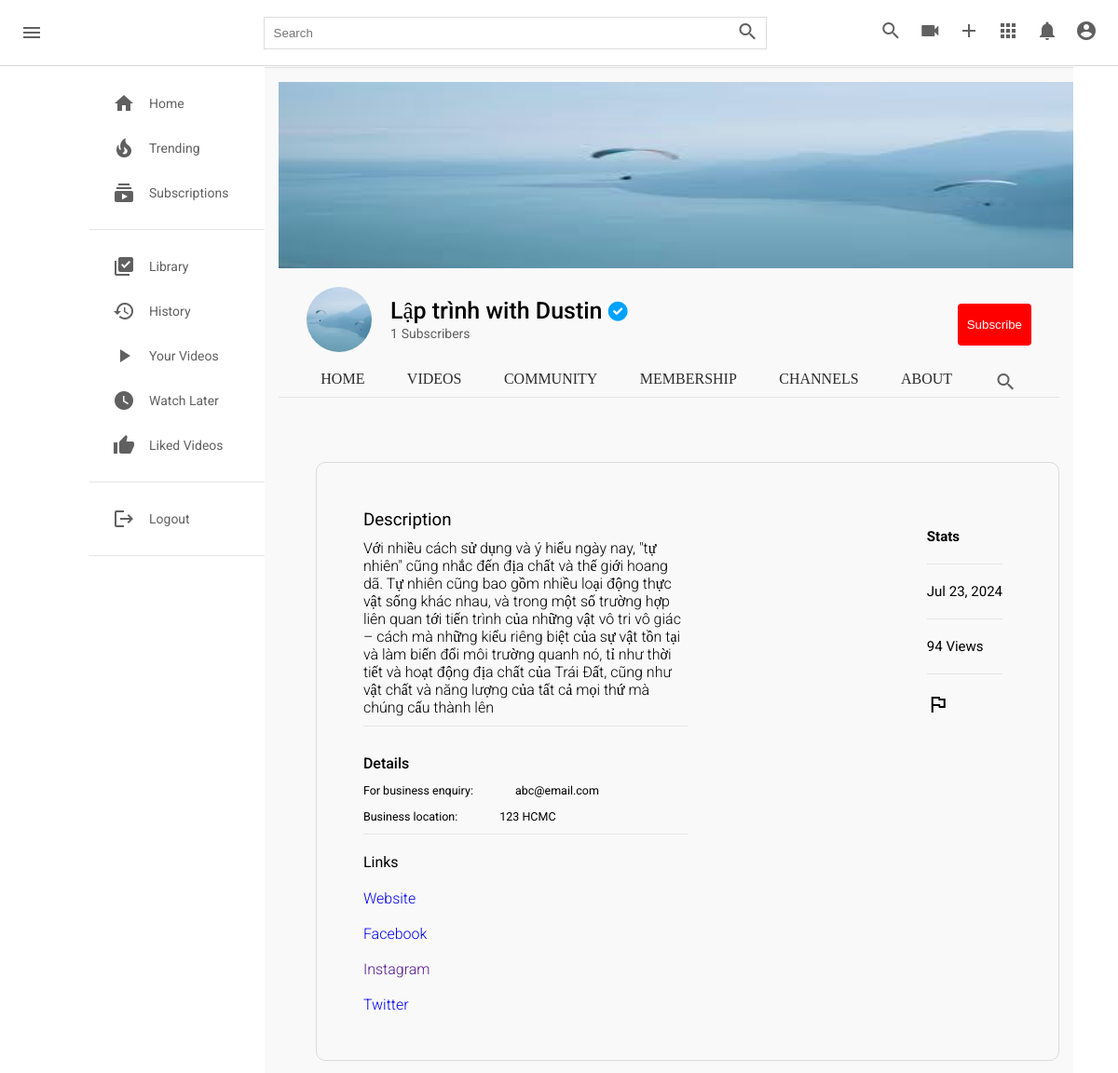
The page /c/2/about/ (signed in) on the database its author committed.
### channel/models.py (models this page shows, shortened)
class Channel(models.Model):
  channel_art = models.ImageField(upload_to=user_directory_path, null=True, blank=True)
  image = models.ImageField(upload_to=user_directory_path, null=True, blank=True)
  full_name = models.CharField(max_length=200)
  channel_name = models.CharField(max_length=200)
  description = models.TextField(null=True, blank=True)
  keywords = TaggableManager()
  joined = models.DateTimeField(auto_now_add=True)
  status = models.CharField(choices=STATUS, max_length=100, default="active")
  user = models.OneToOneField(User, on_delete=models.SET_NULL, null=True, related_name="channel")
  subscribers = models.ManyToManyField(User, related_name="user_subs")
  verified = models.BooleanField(default=False)
  total_views = models.IntegerField(default=0)
  business_email = models.EmailField(null=True, blank=True)
  make_business_email_public = models.BooleanField(default=False)
  business_location = models.CharField(null=True, blank=True, max_length=500)
  make_business_location_public = models.BooleanField(default=False)
  website = models.URLField(default="https://my-website.com/")
  instagram = models.URLField(default="https://instagram.com/")
  facebook = models.URLField(default="https://facebook.com/")
  twitter = models.URLField(default="https://twitter.com/")

### channel/views.py (the view)
# urls.py: path("<channel_id>/about/", views.channel_about, name="channel-about"),
def channel_about(request, channel_id):
  channel = get_object_or_404(Channel, id=channel_id)
  context = {
    "channel":channel,
  }
  return render(request, "channel/channel-about.html", context)

### templates/channel/channel-about.html (shortened to what this page needs)
{% extends 'base.html' %}
{% load static %}
{% block content %}
<div class="mainBody">
    {% include 'partials/sidebar.html' %}
    <div class="videos">
        {% include 'channel/partials/channel-header.html' %}
        <div class="content-border">
            <div class="about-div">
                <div class="about-left">
                    <h3>Description</h3>
                    <h4>{{ channel.description }}</h4>                            <hr>
                    <div class="about-details">
                        <div>
                            <h4>Details</h4>
                        </div>
                        {% if channel.make_business_email_public == True %}
                        <div class="about-biz">
                            <h3><small>For business enquiry:</small></h3>
                            <h3 class="left-h4"><small>{{ channel.business_email }}</small></h3>
                        </div>
                        {% endif %}
                        {% if channel.make_business_location_public == True %}
                        <div class="about-biz">
                            <h3><small>Business location:</small></h3>
                            <h3 class="left-h4"><small>{{ channel.business_location }}</small></h3>
                        </div>
                        {% endif %}
                    </div>
                    <hr>
                    <div class="links">
                        <h4>Links</h4>
                        <div class="links-content">
                            <a href="{{channel.website}}">Website</a> <br><br>
                            <a href="{{channel.facebook}}">Facebook</a> <br><br>
                            <a href="{{channel.instgram}}">Instagram</a> <br><br>
                            <a href="{{channel.twitter}}">Twitter</a>
                        </div>
                    </div>
                </div>
                <div class="about-right">
                    <h4><b>Stats</b></h4>
                    <hr>
                    <div class="stats">
                        <h5>{{channel.joined|date:"M d, Y"}}</h5>
                        <hr>
                        <h5>{{channel.total_views}} View{{channel.total_views|pluralize}}</h5>
                        <hr>
                        <h5>
                            <i class="material-symbols-outlined">flag</i>
                        </h5>
                    </div>
                </div>
            </div>
        </div>
    </div>
</div>
{% endblock content %}

### templates/channel/partials/channel-header.html (shortened to what this page needs)
<div class="channel-art">
  <img src="{{ channel.channel_art.url }}" alt="" />
</div>
<div class="channel-header flex">
  <div class="channel-img-title flex">
    <img class="img" src="{{ channel.image.url }}" alt="" />
    <div class="channel-image-texts">
      <h4>{{ channel.channel_name }}
        {% if channel.verified == True %}
        <small><i class="fas fa-check-circle"></i></small>
        {% endif %}
      </h4>
      <span id="count"></span> <span>Subscribers</span>
    </div>
  </div>
  <div class="channel-header-btns">
    {% if request.user == channel.user %}
    <div><a href="{% url 'studio' %}" class="channel-join">Studio</a></div>
    {% else %}
    <div>
      <button id="sub_btn" onclick="addSub()" style="padding: 15px 10px; margin-top: 10px; border: none;"class="subscribe-btn">
        Subscribe
      </button>
    </div>
    {% endif %}
  </div>
</div>
<div class="channel-header-links flex">
  <a href="{% url 'channel-profile' channel.id %}" class="display-this">Home</a>
  <a href="{% url 'channel-videos' channel.id %}" class="display-this">Videos</a>
  <a href="{% url 'channel-community' channel.id %}" class="dont-display-thdis">Community</a>
  <a href="{% url 'channel-profile' channel.id %}" class="dont-display-this">Membership</a>
  <a href="{% url 'channel-profile' channel.id %}" class="dont-display-this">Channels</a>
  <a href="{% url 'channel-about' channel.id %}" class="display-this">About</a>
  <a href="{% url 'channel-profile' channel.id %}" class="dont-display-this"><i class="material-icons">search</i></a>
</div>
<hr/>
<br/>

### static/css/style.css (style rules this page uses)
* { margin: 0; padding: 0; box-sizing: border-box; }
body { font-family: poppins; }
.material-icons { color: rgb(96, 96, 96); }
.mainBody { height: calc(100vh - 70px); display: flex; overflow: hidden; }
hr { height: 1px; background-color: #e5e5e5; border: none; }
.videos { background-color: #f9f9f9; width: 100%; height: 100%; padding: 15px 15px; border-top: 1px solid #ddd; overflow-y: scroll; }
.title a, span { text-decoration: none; color: rgb(96, 96, 96); font-size: 14px; }
.channel-art img { width: 1100px; height: 200px; }
.channel-art { width: 1100px; height: 200px; }
.flex { display: flex; }
.channel-header { margin: 20px 30px; align-items: center; justify-content: space-between; }
.channel-img-title { align-items: center; }
.channel-img-title .img { width: 70px; height: 70px; object-fit: cover; border-radius: 50px; }
.channel-img-title .channel-image-texts { margin-left: 20px; }
.channel-image-texts h4 { font-size: 25px; font-weight: 500; }
.channel-header-btns { display: flex; }
.channel-header-links { justify-content: space-evenly; }
.channel-header-links a { text-decoration: none; text-transform: uppercase; font-family: poppins; color: rgb(43, 43, 43); font-weight: 500; }
.content-border { margin-left: 40px; margin-top: 50px; border: solid 1px rgba(92, 92, 92, 0.185); padding: 20px; border-radius: 10px; }
.material-symbols-outlined { transition: 0.5s; color: black; }
.about-div { padding: 30px; font-weight: 300; display: flex; justify-content: space-between; }
.about-left { width: 50%; }
.about-left h3 { margin-bottom: 10px; font-weight: 400; }
.about-left h4 { margin-bottom: 10px; font-weight: 300; }
.about-left .about-details { margin-top: 10px; }
.about-left .about-details h4 { margin-top: 30px; font-weight: 500; }
.about-left .about-details .about-biz { display: flex; }
.about-biz h3 { font-size: 15px; }
.about-biz .left-h4 { padding-left: 45px; font-size: 15px; }
.links { margin-top: 20px; }
.links h4 { font-weight: 400; }
.links-content { padding-top: 10px; }
.about-right { float: left; margin-right: 10px; }
.about-right h4 { font-weight: bolder; }
.about-right h4, h5 { margin-bottom: 20px; margin-top: 20px; font-size: 15px; font-weight: normal; }
a { text-decoration: none; }

### static/css/single.css (style rules this page uses)
body { font-family: "Roboto", "sans-serif"; padding: 16px 16px 0; margin: 56px 0 0 0 ; font-size: 16px; color: black; background-color: white; }
.fa-check-circle { color: rgb(0, 162, 255); }
.flex { display: flex; }
@media screen and (min-width: 768px) { body { padding: 16px 48px 0 96px; } }
.subscribe-btn { background-color: red; padding: 5px 14px; color: white; text-decoration: none; border-radius: 4px; }
button { background: none ; outline: none; border: none; }

### templates/base.html (style rules this page uses)
a { text-decoration: none; }

### templates/channel/partials/channel-header.html (style rules this page uses)
a { text-decoration: none; }

### rows shown on the page
Channel: channel_art (picture), image (picture), channel_name "Lập trình with Dustin", description "Với nhiều cách sử dụng và ý hiểu ngày nay, \"tự nhiên\" cũng nhắc đến địa chất và thế giới hoang dã. Tự nhiên cũng bao gồm nhiều loại động thực vật sống khác nhau, và trong một số trường hợp liên quan tới tiến trình của những vật vô tri vô giác – cách mà những kiểu riêng biệt của sự vật tồn tại và làm biến đổi môi trường quanh nó, tỉ như thời tiết và hoạt động địa chất của Trái Đất, cũng như vật chất và năng lượng của tất cả mọi thứ mà chúng cấu thành lên", business_email "abc@email.com", business_location "123 HCMC", joined "Jul 23, 2024", total_views "94"
